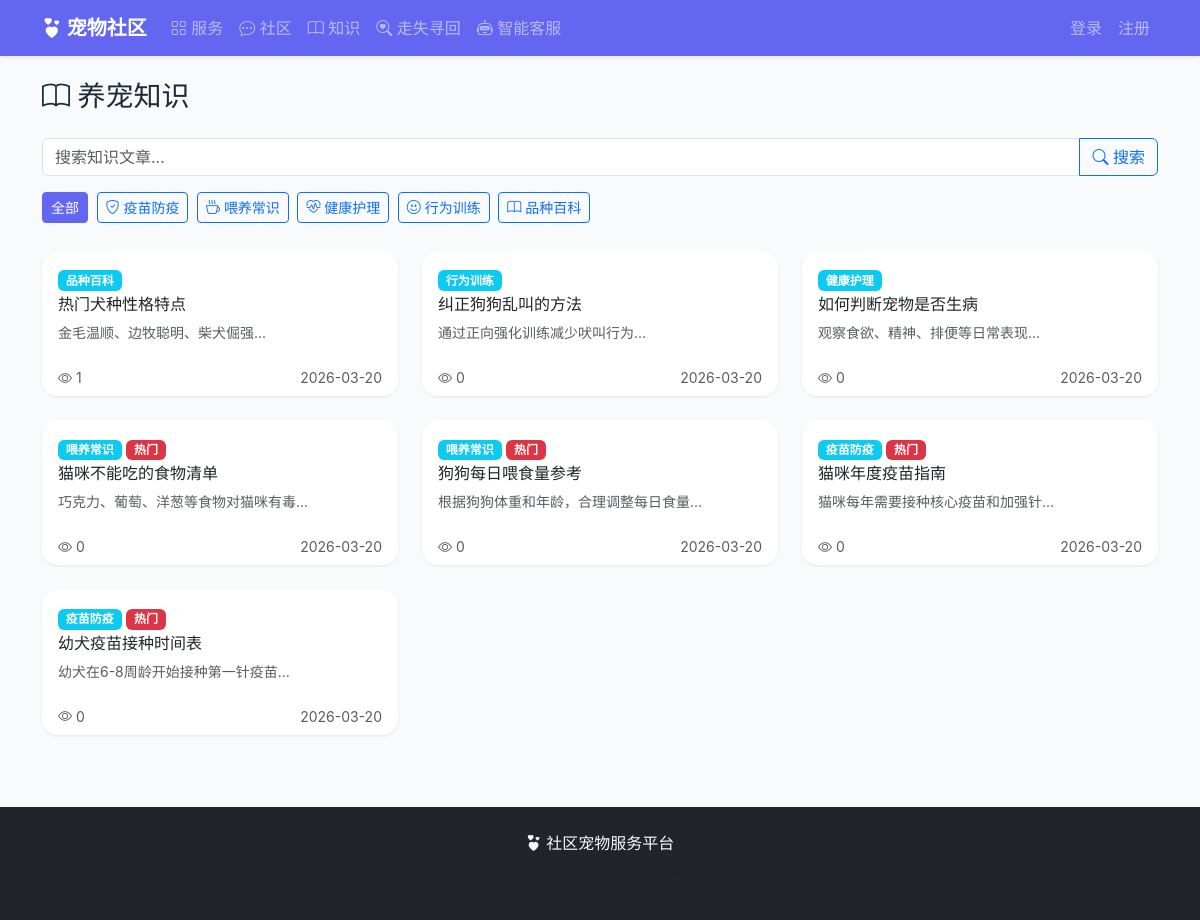
The app's page /knowledge/ with its own data.
### knowledge/models.py (models this page shows, shortened)
class KnowledgeCategory(models.Model):
    name = models.CharField('分类名', max_length=50)
    icon = models.CharField('图标', max_length=50, default='bi-book')
    sort_order = models.IntegerField('排序', default=0)
    class Meta:
        verbose_name = '知识分类'
        verbose_name_plural = '知识分类'
        ordering = ['sort_order']

class KnowledgeArticle(models.Model):
    category = models.ForeignKey(KnowledgeCategory, on_delete=models.CASCADE,
                                 related_name='articles', verbose_name='分类')
    title = models.CharField('标题', max_length=200)
    content = models.TextField('内容')
    summary = models.TextField('摘要', max_length=500, blank=True)
    image = models.ImageField('封面', upload_to='knowledge/', blank=True)
    view_count = models.IntegerField('浏览数', default=0)
    is_hot = models.BooleanField('热门', default=False)
    created_by = models.ForeignKey(settings.AUTH_USER_MODEL, on_delete=models.SET_NULL,
                                   null=True, related_name='knowledge_articles', verbose_name='作者')
    created_at = models.DateTimeField('创建时间', auto_now_add=True)
    updated_at = models.DateTimeField('更新时间', auto_now=True)
    class Meta:
        verbose_name = '知识文章'
        verbose_name_plural = '知识文章'
        ordering = ['-created_at']

### knowledge/views.py (the view)
# urls.py: path('', views.article_list, name='article_list'),
def article_list(request):
    articles = KnowledgeArticle.objects.all().select_related('category')
    categories = KnowledgeCategory.objects.all()
    category_id = request.GET.get('category')
    keyword = request.GET.get('keyword', '')
    if category_id:
        articles = articles.filter(category_id=category_id)
    if keyword:
        articles = articles.filter(
            Q(title__icontains=keyword) | Q(content__icontains=keyword)
        )
    hot_articles = KnowledgeArticle.objects.filter(is_hot=True)[:5]
    return render(request, 'knowledge/article_list.html', {
        'articles': articles,
        'categories': categories,
        'hot_articles': hot_articles,
        'current_category': category_id,
        'keyword': keyword,
    })

### templates/knowledge/article_list.html (shortened to what this page needs)
{% extends 'base.html' %}
{% block content %}
<h3 class="mb-4"><i class="bi bi-book"></i> 养宠知识</h3>
<form method="get" class="mb-3">
    <div class="input-group">
        <input type="text" name="keyword" class="form-control" placeholder="搜索知识文章..." value="{{ keyword }}">
        <button class="btn btn-outline-primary" type="submit"><i class="bi bi-search"></i> 搜索</button>
    </div>
</form>
<div class="mb-4">
    <a href="{% url 'knowledge:article_list' %}{% if keyword %}?keyword={{ keyword }}{% endif %}" class="btn btn-sm {% if not current_category %}btn-primary{% else %}btn-outline-primary{% endif %} me-1 mb-1">全部</a>
    {% for cat in categories %}
    <a href="{% url 'knowledge:article_list' %}?category={{ cat.id }}{% if keyword %}&keyword={{ keyword }}{% endif %}" class="btn btn-sm {% if current_category == cat.id|stringformat:"s" %}btn-primary{% else %}btn-outline-primary{% endif %} me-1 mb-1">
        <i class="bi {{ cat.icon }}"></i> {{ cat.name }}
    </a>
    {% endfor %}
</div>
<div class="row g-4">
    {% for a in articles %}
    <div class="col-md-4 col-6">
        <a href="{% url 'knowledge:article_detail' pk=a.pk %}" class="text-decoration-none">
            <div class="card h-100">
                <div class="card-body">
                    <span class="badge bg-info mb-1">{{ a.category.name }}</span>
                    {% if a.is_hot %}<span class="badge bg-danger mb-1">热门</span>{% endif %}
                    <h6 class="card-title text-dark">{{ a.title }}</h6>
                    <p class="card-text text-muted small">{{ a.summary|truncatechars:80 }}</p>
                </div>
                <div class="card-footer bg-white border-0 d-flex justify-content-between text-muted small">
                    <span><i class="bi bi-eye"></i> {{ a.view_count }}</span>
                    <span>{{ a.created_at|date:"Y-m-d" }}</span>
                </div>
            </div>
        </a>
    </div>
    {% empty %}
    <div class="col-12 text-center py-5 text-muted">暂无文章</div>
    {% endfor %}
</div>
{% endblock %}

### static/css/style.css (style rules this page uses)
:root { --primary: #6366f1; --primary-dark: #4f46e5; --secondary: #ec4899; --accent: #f59e0b; --bg-light: #faf5ff; }
body { font-family: -apple-system, BlinkMacSystemFont, "Segoe UI", "PingFang SC", "Hiragino Sans GB", "Microsoft YaHei", sans-serif; background-color: #f8fafc; color: #1e293b; min-height: 100vh; display: flex; flex-direction: column; }
.btn-primary { background-color: var(--primary); border-color: var(--primary); }
.card { border: none; border-radius: 1rem; box-shadow: 0 1px 3px rgba(0,0,0,0.08); transition: transform 0.2s, box-shadow 0.2s; overflow: hidden; }

### records on screen
KnowledgeCategory: name "疫苗防疫"
KnowledgeCategory: name "喂养常识"
KnowledgeCategory: name "健康护理"
KnowledgeCategory: name "行为训练"
KnowledgeCategory: name "品种百科"
KnowledgeArticle: category.name "品种百科", title "热门犬种性格特点", summary "金毛温顺、边牧聪明、柴犬倔强...", view_count "1", created_at "2026-03-20"
KnowledgeArticle: category.name "行为训练", title "纠正狗狗乱叫的方法", summary "通过正向强化训练减少吠叫行为...", view_count "0", created_at "2026-03-20"
KnowledgeArticle: category.name "健康护理", title "如何判断宠物是否生病", summary "观察食欲、精神、排便等日常表现...", view_count "0", created_at "2026-03-20"
KnowledgeArticle: category.name "喂养常识", is_hot "热门", title "猫咪不能吃的食物清单", summary "巧克力、葡萄、洋葱等食物对猫咪有毒...", view_count "0", created_at "2026-03-20"
KnowledgeArticle: category.name "喂养常识", is_hot "热门", title "狗狗每日喂食量参考", summary "根据狗狗体重和年龄，合理调整每日食量...", view_count "0", created_at "2026-03-20"
KnowledgeArticle: category.name "疫苗防疫", is_hot "热门", title "猫咪年度疫苗指南", summary "猫咪每年需要接种核心疫苗和加强针...", view_count "0", created_at "2026-03-20"
KnowledgeArticle: category.name "疫苗防疫", is_hot "热门", title "幼犬疫苗接种时间表", summary "幼犬在6-8周龄开始接种第一针疫苗...", view_count "0", created_at "2026-03-20"
